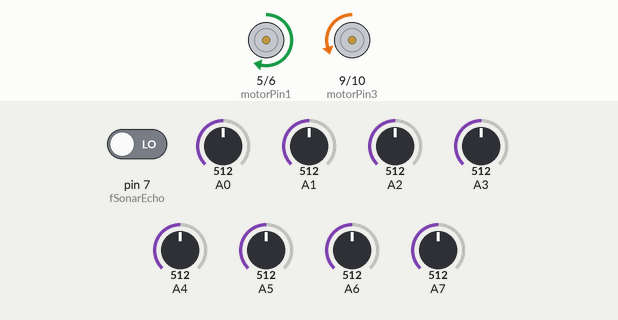
The sketch below on a simulated Arduino Uno, built with avr-gcc and run on an emulated ATmega328P. Parts: motor-driver pin pairs drawn as motors (green arrow = first pin HIGH = forward, orange = second pin HIGH = backward, longer = more drive). The inputs (shaded band) are chosen by the test bench; at power-on: A2 = 512, A3 = 512, A4 = 512, A7 = 512, pin 7 (fSonarEcho) LOW, A0 = 512, A1 = 512, A5 = 512, A6 = 512. What the sketch prints to the serial monitor is not drawn.

Above: at 5.3 s.
5.4 s: A2 set to 494
At 6.0 s:
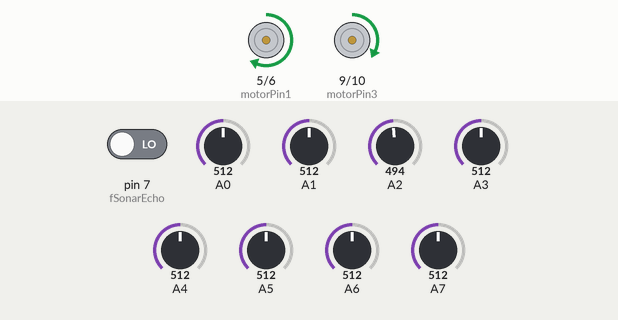
6.9 s: A3 set to 494
At 7.8 s:
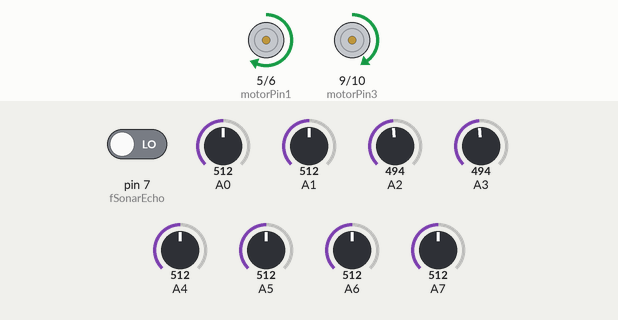
8.5 s: A4 set to 496
At 9.6 s:
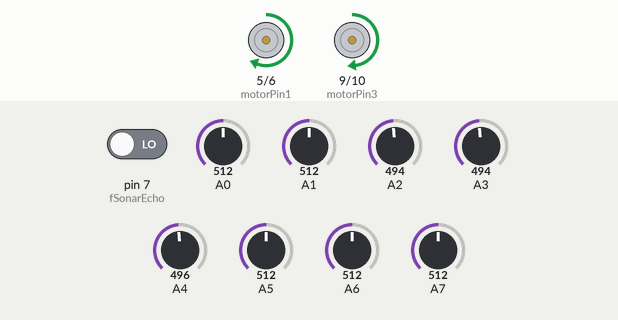
10.0 s: A7 set to 306
At 10.21 s:
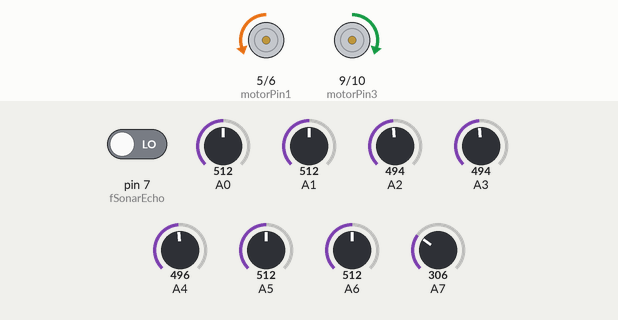
Timing chart, 0 to 12.5 s (numbered marks = the images above; inputs shaded):
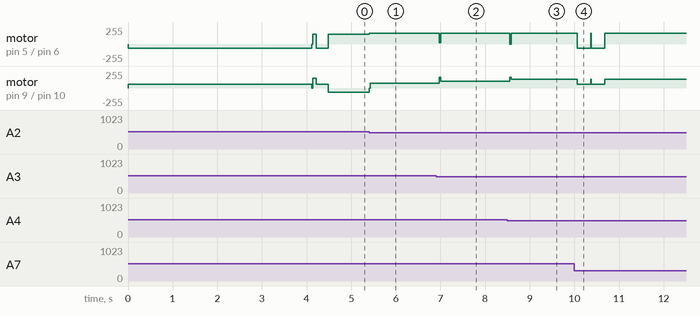

The sketch:

DUcepticons_MIST_2ndRound.ino.ino
```cpp
#define sensorNum 8
#define rotationSpeed 60
int maxSpeed = 160; //185 useless

int trueSpeed = 160;
int sonarSpeed = 100;

int blackLimit[sensorNum];

const int motorPin1 = 5,motorPin2 = 6;        //right motor
const int motorPin3 = 9,motorPin4 = 10;       //left motor

float error, prevError=0;
float mappedValue, targetValue = 7;

float safety=0.35;

float kp=30;                         //60 //30
float kd=200;                      //200

float sonar_kp = 30;
float sonar_kd = 2000;              //200

int motorResponse;
float correction;

int digitalReading[sensorNum];
int leftSpeed,rightSpeed;
int pidAllBlack=0,rightIRsBlack=0,stopAllBlack=0 ;
int leftIR=0,rightIR=0;
int contiBlack=30,stopCounter=0;
int contiWhite=10,resetIRCounter=0;
float time=6;

int danceCount=0;

int prev, curr, diff;
int danceDelay = 300;
int gapDelay = 2000;

const int rSonarTrig = 12;
const int rSonarEcho = 11;

const int fSonarTrig = 8;
const int fSonarEcho = 7;

const int lSonarTrig = 4;
const int lSonarEcho = 3;

int sonarTimer=0;

long fDistance;
long rFDistance;
long rBDistance;
long difference;

int caveSpeed=90;

int sonarFinishKey=0,ringCompleteKey=0,sonarActive=0;

void setup()
{
  //initialize IR pins
  for(int i = 0; i < sensorNum; i++)
  {
    pinMode(A0 + i, INPUT);
  }

  //initialize motor pins
  pinMode(motorPin1, OUTPUT);
  pinMode(motorPin2, OUTPUT);
  pinMode(motorPin3, OUTPUT);
  pinMode(motorPin4, OUTPUT);

  pinMode(fSonarTrig, OUTPUT);
  pinMode(fSonarEcho, INPUT);
  pinMode(rSonarTrig, OUTPUT);
  pinMode(rSonarEcho, INPUT);
  pinMode(lSonarTrig, OUTPUT);
  pinMode(lSonarEcho, INPUT);

    Serial.begin(38400); //8F56
calibration();


}


void loop()
{

//sensorRead();

sensorMapping();
/*
Serial.println(mappedValue);
Serial.println();
Serial.print(leftSpeed);
Serial.print(" ");
Serial.print(rightSpeed);
Serial.println();
*/
// For IR Reading
for(int i = 0; i < sensorNum; i++)


{
  //Serial.print(analogRead(A0+i));
  if(analogRead(A0+i)<blackLimit[i])
 Serial.print("B");
 else Serial.print("W");
 Serial.print(" ");
 Serial.print(analogRead(A0+i));
 Serial.print(" && ");
 Serial.print(blackLimit[i]);
 Serial.print(" ||| ");
}
Serial.println();
Serial.print(leftIR);
Serial.print(" & ");
Serial.println(rightIR);


  if(stopCounter>contiBlack)
  {
  while(stopAllBlack==1){brake(); sensorMapping();}
  }

if(sonarFinishKey==0 && ringCompleteKey>1)
{

  triggerSonars();
  kp = sonar_kp;
  kd = sonar_kd;
  maxSpeed = sonarSpeed;

  if (fDistance<20 && fDistance >5)
  {
    sonarActive = 1;
    brake();
    delay(50);
    for(int i=0;i<3;i++)
    {
      delay(10);
      triggerSonars();
      if ( fDistance>20 )
      {
        sonarActive=0;
      }

    }

    if(sonarActive==1)
    {
    maxSpeed = trueSpeed;
    curveRun();
    }
    else
    {
      sensorMapping();
      pid();
      motor(leftSpeed,rightSpeed);
    }

  }
}
  //ring condition
  if(digitalReading[3]==1  && digitalReading [7]==1 && sonarFinishKey==0 )
  {

        plannedCRotate();
        delay(300);

        sensorMapping();


    pid();
    motor(leftSpeed,rightSpeed);
    ringCompleteKey+=1;

  }


 if(mappedValue!=100)
   {

      pid();
      motor(leftSpeed,rightSpeed);

   }

 else
  {


       if (leftIR==0 && rightIR==1)
      {{while((mappedValue==100))
      {plannedCRotate();
      sensorMapping();
      }
      pid();
      motor(leftSpeed,rightSpeed);
      } rightIR=0;}

      else  if (leftIR==1 && rightIR==0)
      {{while ((mappedValue==100))
      {plannedACRotate();
      sensorMapping();
      }
      pid();
      motor(leftSpeed,rightSpeed);
      } leftIR=0;}

      else
      {
        if(sonarFinishKey==0)
        {
          forwardDance();
          danceCount+=1;
        }
        else
        {
          pid();
          motor(maxSpeed,maxSpeed);
        }
      }

   }
 }


void pid()
{

  error=targetValue-mappedValue;
  correction=(kp*error)+(kd*(error-prevError));
  prevError=error;
  motorResponse=(int)correction;

 if(motorResponse>maxSpeed) motorResponse=maxSpeed;

if(motorResponse<-maxSpeed) motorResponse=-maxSpeed;

   if(motorResponse>0)
  {
    rightSpeed=maxSpeed;
    leftSpeed=maxSpeed-motorResponse;
  }
  else
  {
    rightSpeed=maxSpeed+ motorResponse;
    leftSpeed=maxSpeed;
  }

}

void motor(int left, int right)
{

  if(right>0)
  {
  analogWrite(motorPin1,right);
  analogWrite(motorPin2,0);
  }
  else
  {
    analogWrite(motorPin1,0);
    analogWrite(motorPin2,-right);
  }

  if(left>0)
  {
  analogWrite(motorPin3,left);
  analogWrite(motorPin4,0);
  }
  else
  {
   analogWrite(motorPin3,0);
   analogWrite(motorPin4,-left);
  }

 }


void brake(void)
{
  analogWrite(motorPin1, 0);
  analogWrite(motorPin2, 0);
  analogWrite(motorPin3, 0);
  analogWrite(motorPin4, 0);
}

void plannedACRotate()
{
  analogWrite(motorPin1,rotationSpeed);
  analogWrite(motorPin2, 0);
  analogWrite(motorPin3, 0);
  analogWrite(motorPin4,rotationSpeed);

}

void plannedCRotate()
{
  analogWrite(motorPin1,0);
  analogWrite(motorPin2, rotationSpeed);
  analogWrite(motorPin3, rotationSpeed);
  analogWrite(motorPin4,0);

}


void forwardDance(void)
{

int loopCounter = (int) (danceDelay / diff);
int gapSearch = (int) (gapDelay/diff);

  for(int i = gapSearch; i > 0; i--)
  {
    motor(150,150);

    if(mappedValue != 100)
    {
      pid();
      motor(leftSpeed, rightSpeed);
      return;
    }

  }


  for(int i = loopCounter; i > 0; i--)
  {

  plannedCRotate();
  sensorMapping();

   if(mappedValue != 100)
   {
    pid();
    motor(leftSpeed, rightSpeed);
    return;
   }

  }

  while(1)
  {
  plannedACRotate();
  sensorMapping();

   if(mappedValue != 100)
   {
    pid();
    motor(leftSpeed, rightSpeed);
    return;
   }

  }

}


long mstocm(long microseconds)
{

  return (microseconds*346.3)/2/10000;
}

// variables used triggered time oldTime interruptVariable distance

long trigger(int trigPin,int echoPin)
{
  unsigned long oldTime;
  unsigned long time;
  unsigned long timeLimit=2000;

  digitalWrite(echoPin,LOW);
  digitalWrite(trigPin, LOW);
  delayMicroseconds(2);
  digitalWrite(trigPin, HIGH);
  delayMicroseconds(10);
  digitalWrite(trigPin, LOW);


  while(digitalRead(echoPin)==LOW);

  oldTime=micros();
  while(digitalRead(echoPin)==HIGH&&(micros()-oldTime<timeLimit));
  time=micros()-oldTime;


  long distance =  mstocm(time);

  Serial.print("               ");
  //Serial.println(distance);

  return distance;
}


void triggerSonars()
{
  Serial.println("             ");
  int sonarDelay=10;  //use 50 if 50 works fine


  if(millis()-sonarTimer<sonarDelay)
   delay(sonarDelay-millis()-sonarTimer);

  fDistance=trigger(fSonarTrig,fSonarEcho);
  rFDistance=trigger(rSonarTrig,rSonarEcho);
  rBDistance=trigger(lSonarTrig,lSonarEcho);
  difference=rFDistance-rBDistance;
  sonarTimer=millis();
  Serial.println("           ");
}

void curveRun()
{
  plannedCRotate();
  delay(450);
  motor(caveSpeed,caveSpeed);
  delay(400);
  plannedACRotate();
  delay(450);
  motor(caveSpeed,caveSpeed);
  delay(200);

  triggerSonars();
  delay(10);
  while(fDistance>15 || fDistance<5)
  {
      triggerSonars();
      delay(10);
  }
  plannedACRotate();
  delay(450);
  motor(caveSpeed,caveSpeed);
  delay(250);
  caveCode();

}

void caveCode()
{
  sensorMapping();


  while(mappedValue==100)
  {
    triggerSonars();
    delay(10);
    Serial.print("Difference: ");
    Serial.print(difference);
    Serial.println();
    if(difference>2 )
    {
      motor(caveSpeed+difference*100,caveSpeed);
      delay(100);
      Serial.print("Dane");

    }

    else if( difference < -2)
    {
      motor(caveSpeed,caveSpeed-difference*100);
      delay(100);
      Serial.print("Bame");
    }
    else
    {
      motor(caveSpeed,caveSpeed);  //The minus because bot bends left
      delay(100);
      Serial.print("Shoja");
    }
    sensorMapping();
  }
  pid();
  motor(leftSpeed,rightSpeed);
  sonarFinishKey=1;
}

void delta_caveCode()
{
  sensorMapping();
  Serial.print("Difference: ");
  Serial.print(difference);
  Serial.println();

  while(mappedValue==100)
  {
    triggerSonars();
    delay(10);
    if(difference>5 )
    {
      motor(caveSpeed+difference*7,caveSpeed-40);
      delay(20);
      Serial.print("Dane");

    } else
    {
      motor(caveSpeed,caveSpeed-40);  //The minus because bot bends left
      delay(20);
      Serial.print("Shoja");
    }
    sensorMapping();
  }
  pid();
  motor(leftSpeed,rightSpeed);
}


 //auto calibration
void sensorMapping()
{
int sum=0,pidDetect=0, stopDetect=0;


 for (int i = 0; i <sensorNum; i++)
  {

    if (analogRead(A0+i) < blackLimit[i])
     {

      if(i>1 && i<6) {sum += i*2; pidDetect++;}
      stopDetect++;
      digitalReading[i]= 1;
    } else digitalReading[i]= 0;
    }


   if(pidDetect!=0){
  mappedValue = sum / pidDetect;
   }
   else mappedValue=100;


if (digitalReading[0]==1 || digitalReading[7]==1)
{leftIR=digitalReading[0]; rightIR=digitalReading[7];resetIRCounter=0;}

if(digitalReading[0]==0 && digitalReading[sensorNum-1]==0)
{
 resetIRCounter++;
 if(resetIRCounter>contiWhite)
 {
 leftIR=0;
 rightIR=0;
 }
}

if(pidDetect>=6)
{pidAllBlack=1;}else pidAllBlack=0;

if(stopDetect==sensorNum)
{
stopAllBlack=1;
stopCounter++;

} else {stopAllBlack=0; stopCounter = 0;}

}


void calibration()
{
  plannedCRotate();
  float upSum = 0,lowSum = 0;
  int sensorArray[sensorNum][2];

  for(int i = 0; i < sensorNum; i++)
    {
      sensorArray[i][0] = analogRead(A0+i);
      sensorArray[i][1] = analogRead(A0+i);
    }


  int loopCounter = (int)(time * 1000 / 2.5);
  while(loopCounter)
  {
    for(int i = 0; i < sensorNum; i++)
    {
      if(analogRead(A0+i)<sensorArray[i][0]) sensorArray[i][0]=analogRead(A0+i);
      if(analogRead(A0+i)>sensorArray[i][1]) sensorArray[i][1]=analogRead(A0+i);
    }
  loopCounter--;

  }

 for(int i=0; i < sensorNum; i++)
  blackLimit[i] = (int)(sensorArray[i][0] + safety * (sensorArray[i][1] - sensorArray[i][0]));
prev = millis();
sensorMapping ();
curr= millis();
diff = curr - prev;

  brake();


}
```

Measured:
- the behaviour switches between 512 and 511 on A2 (found by bisection; images 0 and 1)
- after the input at 5.4 s, motor on pin 5 (motorPin1) / pin 6 (motorPin2): forward 150/255 → forward 160/255 at once; motor on pin 9 (motorPin3) / pin 10 (motorPin4): backward 60/255 → forward 70/255 at once
- after the input at 6.9 s, motor on pin 5 (motorPin1) / pin 6 (motorPin2): forward 160/255 → forward 20/255 after 0.07 s, → forward 160/255 0.04 s later; motor on pin 9 (motorPin3) / pin 10 (motorPin4): forward 70/255 → forward 100/255 after 0.07 s
- after the input at 8.5 s, motor on pin 5 (motorPin1) / pin 6 (motorPin2): forward 160/255 → stopped after 0.05 s, → forward 160/255 0.04 s later; motor on pin 9 (motorPin3) / pin 10 (motorPin4): forward 100/255 → forward 130/255 after 0.05 s
- after the input at 10.0 s, motor on pin 5 (motorPin1) / pin 6 (motorPin2): forward 160/255 → backward 60/255 after 0.06 s, → forward 160/255 0.62 s later; motor on pin 9 (motorPin3) / pin 10 (motorPin4): forward 130/255 → forward 60/255 after 0.06 s, → forward 130/255 0.62 s later
